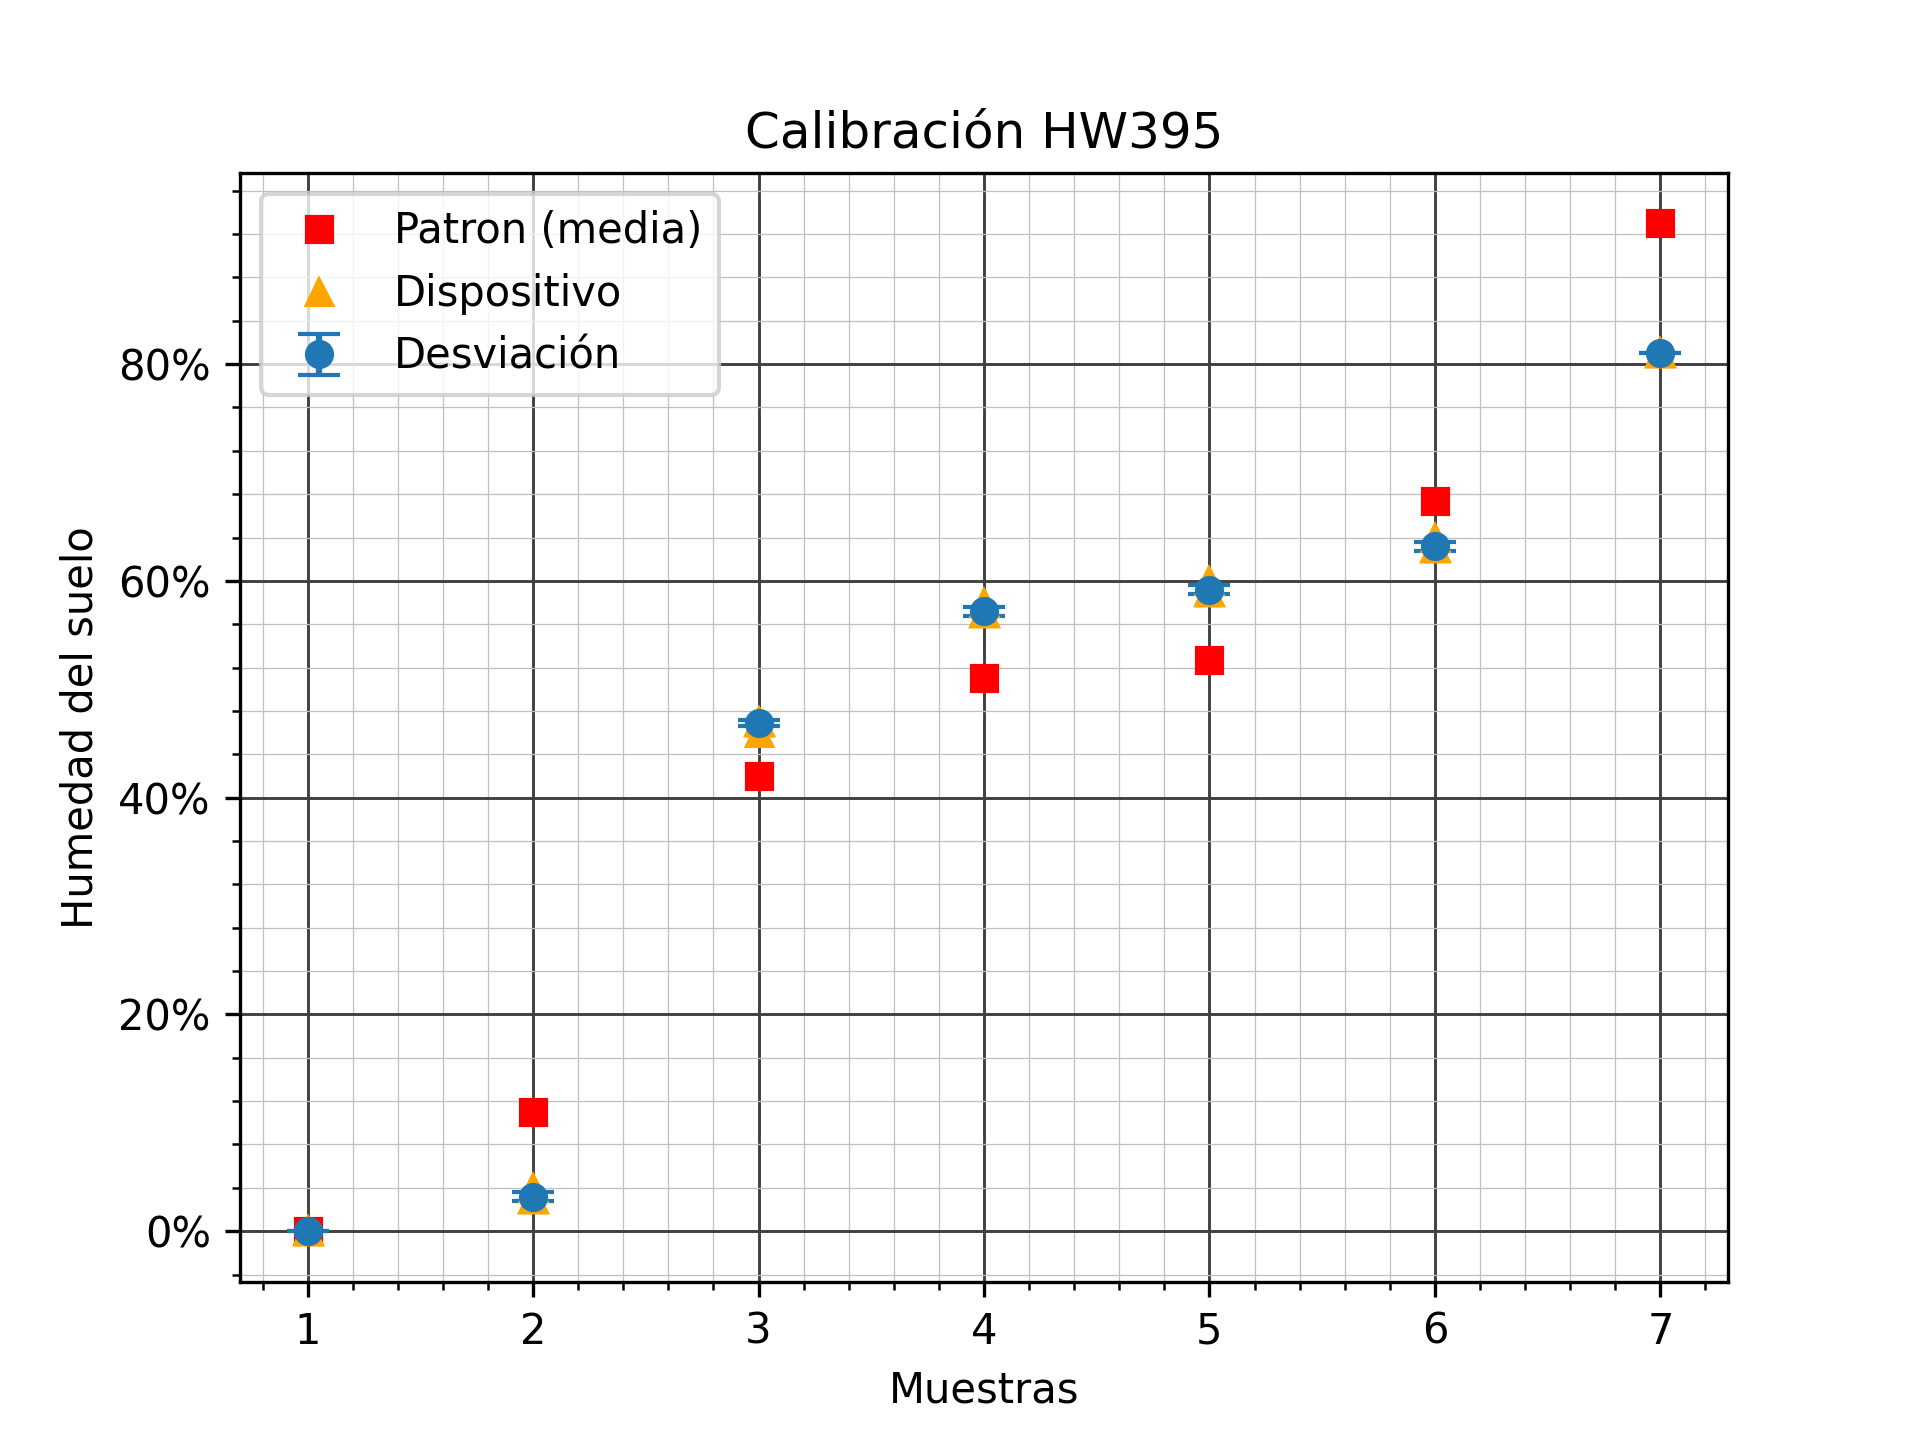

Generate this figure with Python:
import csv
import numpy as np
import matplotlib.pyplot as plt
from matplotlib import ticker
import sys

def measSort(measTup):
    return measTup[0]

rawMeas = []
yMeasDev = []
yMeasPat = []
yDevStd = []
xSamplesAll = []
yDevMean = []
if len(sys.argv) != 2:
    print('Faltan argumentos')
    exit
with open(sys.argv[1]) as csvfile:
    reader = csv.reader(csvfile, quoting = csv.QUOTE_NONNUMERIC)
    group_len = 0
    group = []
    for row in reader:
        if len(row) == 2:
            rawMeas.append(row)
rawMeas.sort(key = measSort)
for i in range(0, int(len(rawMeas)/ 10)):
    measGroup = rawMeas[i * 10 : i * 10 + 10]
    meanPat = np.mean([pat for pat,dev in measGroup])
    measDev = [dev for pat,dev in measGroup]
    yMeasPat.append(meanPat)
    yMeasDev.extend(measDev)
    xSamplesAll.extend(10 * [i + 1])
    yDevStd.append(np.std(measDev))
    yDevMean.append(np.mean(measDev))
xSamples = range(1, int(len(rawMeas) / 10) + 1)
# Graficar
fig, ax = plt.subplots()
#ax.errorbar(err_bar_x, err_bar_y, yerr = err_bar_xerr, fmt = 'o')
ax.errorbar(xSamples, yDevMean, yerr = yDevStd, fmt = 'o', label =
                'Desviación', capsize = 5, markeredgewidth = 1)
ax.plot(xSamples, yMeasPat, 's', color = 'red', label = 'Patron (media)');
ax.plot(xSamplesAll, yMeasDev, '^', color = 'orange', label = 'Dispositivo');

#ax.scatter(x, disp_meas,  marker='o',c = 'blue', linewidth = 1.6, label='Dispositivo');
ax.set_xlabel('Muestras')
ax.set_ylabel('Humedad del suelo')
ax.set_title('Calibración HW395')
#ax.tick_params(which = 'minor',  bottom = False, left = False)
ax.grid(which = 'major', color = '#404040', linewidth = 0.7)
ax.grid(which = 'minor', color = '#C0C0C0', linewidth = 0.3)
ax.minorticks_on()
plt.xticks(xSamples)
ax.yaxis.set_major_formatter(ticker.StrMethodFormatter('{x:.0f}%'))
#ax.xaxis.set_major_locator(ticker.MaxNLocator(len(xSamples), integer = True))
ax.yaxis.set_minor_locator(ticker.AutoMinorLocator(5))
ax.legend()
plt.show()
#fig.savefig('hw390.png', dpi = 300.0)